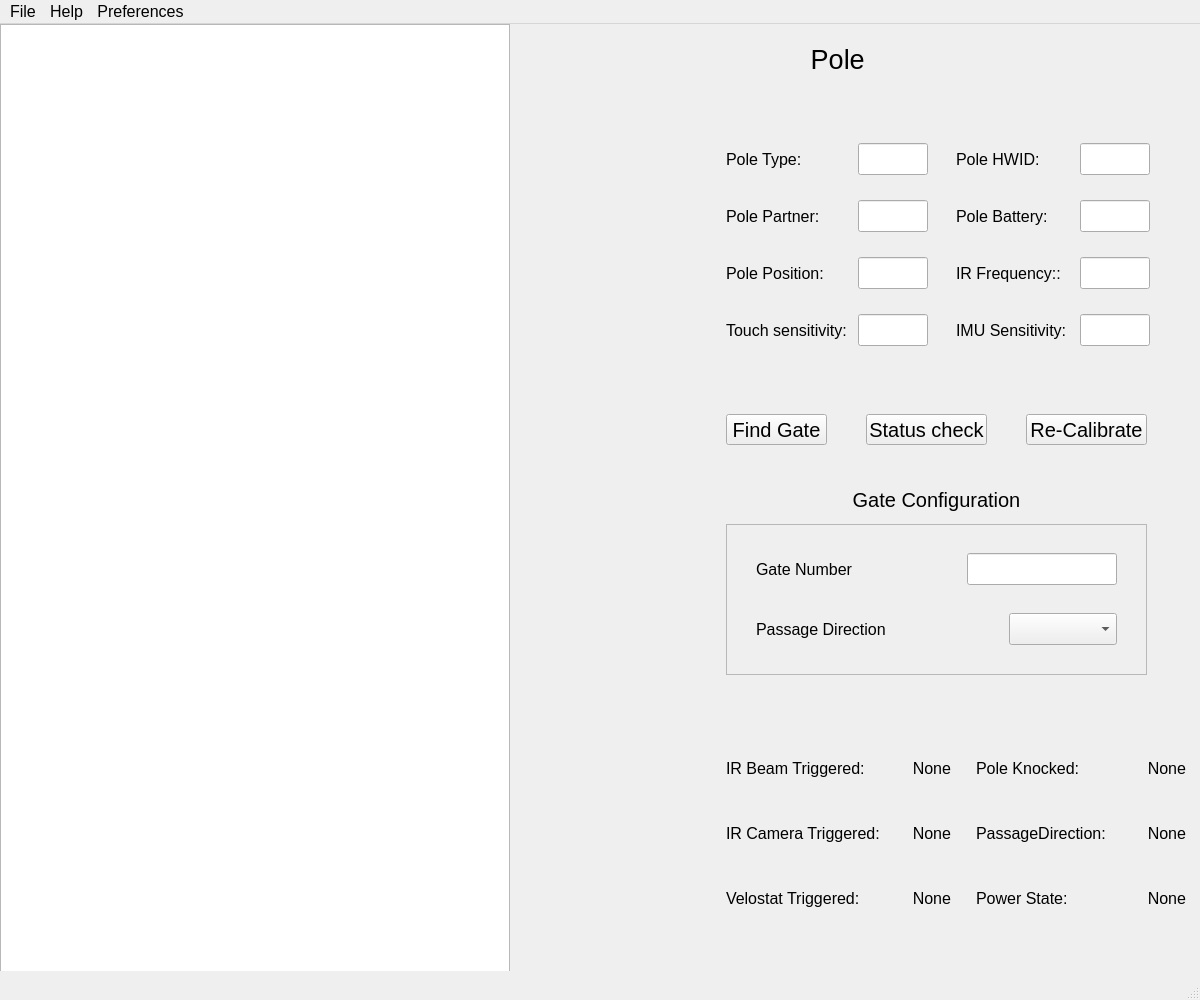
<?xml version="1.0" encoding="UTF-8"?>
<ui version="4.0">
 <class>MainWindow</class>
 <widget class="QMainWindow" name="MainWindow">
  <property name="enabled">
   <bool>true</bool>
  </property>
  <property name="geometry">
   <rect>
    <x>0</x>
    <y>0</y>
    <width>1200</width>
    <height>1000</height>
   </rect>
  </property>
  <property name="sizePolicy">
   <sizepolicy hsizetype="Fixed" vsizetype="Fixed">
    <horstretch>0</horstretch>
    <verstretch>0</verstretch>
   </sizepolicy>
  </property>
  <property name="minimumSize">
   <size>
    <width>1200</width>
    <height>1000</height>
   </size>
  </property>
  <property name="maximumSize">
   <size>
    <width>1200</width>
    <height>1000</height>
   </size>
  </property>
  <property name="font">
   <font>
    <pointsize>15</pointsize>
   </font>
  </property>
  <property name="windowTitle">
   <string>MainWindow</string>
  </property>
  <widget class="QWidget" name="centralwidget">
   <widget class="QWidget" name="layoutWidget">
    <property name="geometry">
     <rect>
      <x>0</x>
      <y>0</y>
      <width>1201</width>
      <height>951</height>
     </rect>
    </property>
    <layout class="QHBoxLayout" name="horizontalLayout_2">
     <item>
      <widget class="QTreeView" name="treeView">
       <property name="maximumSize">
        <size>
         <width>510</width>
         <height>16777215</height>
        </size>
       </property>
       <property name="font">
        <font>
         <pointsize>12</pointsize>
        </font>
       </property>
       <property name="layoutDirection">
        <enum>Qt::LeftToRight</enum>
       </property>
       <property name="horizontalScrollBarPolicy">
        <enum>Qt::ScrollBarAlwaysOff</enum>
       </property>
       <property name="editTriggers">
        <set>QAbstractItemView::NoEditTriggers</set>
       </property>
       <property name="showDropIndicator" stdset="0">
        <bool>false</bool>
       </property>
       <property name="alternatingRowColors">
        <bool>false</bool>
       </property>
       <property name="selectionBehavior">
        <enum>QAbstractItemView::SelectRows</enum>
       </property>
       <property name="textElideMode">
        <enum>Qt::ElideMiddle</enum>
       </property>
       <property name="indentation">
        <number>0</number>
       </property>
       <property name="rootIsDecorated">
        <bool>false</bool>
       </property>
       <property name="uniformRowHeights">
        <bool>true</bool>
       </property>
       <property name="itemsExpandable">
        <bool>false</bool>
       </property>
       <property name="headerHidden">
        <bool>false</bool>
       </property>
       <attribute name="headerStretchLastSection">
        <bool>false</bool>
       </attribute>
      </widget>
     </item>
     <item>
      <widget class="QStackedWidget" name="PoleStatusViewSection">
       <property name="minimumSize">
        <size>
         <width>450</width>
         <height>0</height>
        </size>
       </property>
       <property name="currentIndex">
        <number>1</number>
       </property>
       <widget class="QWidget" name="nopoleselectedview">
        <widget class="QLabel" name="label">
         <property name="geometry">
          <rect>
           <x>0</x>
           <y>90</y>
           <width>591</width>
           <height>751</height>
          </rect>
         </property>
         <property name="font">
          <font>
           <pointsize>20</pointsize>
          </font>
         </property>
         <property name="text">
          <string>This is the default text for when nothing is selected and program has only just been opened.</string>
         </property>
         <property name="textFormat">
          <enum>Qt::AutoText</enum>
         </property>
         <property name="wordWrap">
          <bool>true</bool>
         </property>
        </widget>
       </widget>
       <widget class="QWidget" name="poleselectedview">
        <widget class="QStackedWidget" name="PoleDiagramView">
         <property name="geometry">
          <rect>
           <x>-10</x>
           <y>0</y>
           <width>201</width>
           <height>949</height>
          </rect>
         </property>
         <property name="currentIndex">
          <number>0</number>
         </property>
         <widget class="QWidget" name="masterpole">
          <widget class="QLabel" name="label_2">
           <property name="geometry">
            <rect>
             <x>0</x>
             <y>0</y>
             <width>191</width>
             <height>951</height>
            </rect>
           </property>
           <property name="text">
            <string>&lt;html&gt;&lt;head/&gt;&lt;body&gt;&lt;p&gt;&lt;img src=&quot;:/PoleDiagram/EEEE4109_Master_Pole_UI_Drawing.png&quot;/&gt;&lt;/p&gt;&lt;/body&gt;&lt;/html&gt;</string>
           </property>
           <property name="alignment">
            <set>Qt::AlignCenter</set>
           </property>
          </widget>
         </widget>
         <widget class="QWidget" name="slavepole">
          <widget class="QLabel" name="label_3">
           <property name="geometry">
            <rect>
             <x>0</x>
             <y>0</y>
             <width>191</width>
             <height>951</height>
            </rect>
           </property>
           <property name="layoutDirection">
            <enum>Qt::RightToLeft</enum>
           </property>
           <property name="text">
            <string>&lt;html&gt;&lt;head/&gt;&lt;body&gt;&lt;p&gt;&lt;img src=&quot;:/PoleDiagram/EEEE4109_Slave_Pole_UI_Drawing.png&quot;/&gt;&lt;/p&gt;&lt;/body&gt;&lt;/html&gt;</string>
           </property>
           <property name="alignment">
            <set>Qt::AlignCenter</set>
           </property>
          </widget>
         </widget>
        </widget>
        <widget class="QLabel" name="label_4">
         <property name="geometry">
          <rect>
           <x>-10</x>
           <y>0</y>
           <width>671</width>
           <height>71</height>
          </rect>
         </property>
         <property name="font">
          <font>
           <pointsize>20</pointsize>
          </font>
         </property>
         <property name="text">
          <string>Pole &lt;PoleID&gt;</string>
         </property>
         <property name="alignment">
          <set>Qt::AlignCenter</set>
         </property>
        </widget>
        <widget class="QFrame" name="frame">
         <property name="geometry">
          <rect>
           <x>210</x>
           <y>500</y>
           <width>421</width>
           <height>151</height>
          </rect>
         </property>
         <property name="frameShape">
          <enum>QFrame::StyledPanel</enum>
         </property>
         <property name="frameShadow">
          <enum>QFrame::Raised</enum>
         </property>
         <widget class="QWidget" name="layoutWidget_9">
          <property name="geometry">
           <rect>
            <x>30</x>
            <y>20</y>
            <width>361</width>
            <height>51</height>
           </rect>
          </property>
          <layout class="QHBoxLayout" name="horizontalLayout_10">
           <item>
            <widget class="QLabel" name="label_14">
             <property name="font">
              <font>
               <pointsize>12</pointsize>
              </font>
             </property>
             <property name="text">
              <string>Gate Number</string>
             </property>
            </widget>
           </item>
           <item>
            <spacer name="horizontalSpacer_9">
             <property name="orientation">
              <enum>Qt::Horizontal</enum>
             </property>
             <property name="sizeHint" stdset="0">
              <size>
               <width>40</width>
               <height>20</height>
              </size>
             </property>
            </spacer>
           </item>
           <item alignment="Qt::AlignLeft">
            <widget class="QLineEdit" name="GateNumberInputBox">
             <property name="sizePolicy">
              <sizepolicy hsizetype="Fixed" vsizetype="Fixed">
               <horstretch>0</horstretch>
               <verstretch>0</verstretch>
              </sizepolicy>
             </property>
             <property name="maximumSize">
              <size>
               <width>150</width>
               <height>16777215</height>
              </size>
             </property>
             <property name="baseSize">
              <size>
               <width>50</width>
               <height>0</height>
              </size>
             </property>
            </widget>
           </item>
          </layout>
         </widget>
         <widget class="QWidget" name="layoutWidget_10">
          <property name="geometry">
           <rect>
            <x>30</x>
            <y>80</y>
            <width>361</width>
            <height>51</height>
           </rect>
          </property>
          <layout class="QHBoxLayout" name="horizontalLayout_11">
           <item>
            <widget class="QLabel" name="label_15">
             <property name="font">
              <font>
               <pointsize>12</pointsize>
              </font>
             </property>
             <property name="text">
              <string>Passage Direction</string>
             </property>
            </widget>
           </item>
           <item>
            <spacer name="horizontalSpacer_10">
             <property name="orientation">
              <enum>Qt::Horizontal</enum>
             </property>
             <property name="sizeHint" stdset="0">
              <size>
               <width>40</width>
               <height>20</height>
              </size>
             </property>
            </spacer>
           </item>
           <item>
            <widget class="QComboBox" name="GatePassageDirectionSelector">
             <property name="minimumSize">
              <size>
               <width>108</width>
               <height>0</height>
              </size>
             </property>
            </widget>
           </item>
          </layout>
         </widget>
        </widget>
        <widget class="QLabel" name="label_13">
         <property name="geometry">
          <rect>
           <x>210</x>
           <y>460</y>
           <width>421</width>
           <height>31</height>
          </rect>
         </property>
         <property name="font">
          <font>
           <pointsize>15</pointsize>
          </font>
         </property>
         <property name="layoutDirection">
          <enum>Qt::LeftToRight</enum>
         </property>
         <property name="text">
          <string>Gate Configuration</string>
         </property>
         <property name="alignment">
          <set>Qt::AlignCenter</set>
         </property>
        </widget>
        <widget class="QWidget" name="layoutWidget_11">
         <property name="geometry">
          <rect>
           <x>460</x>
           <y>710</y>
           <width>210</width>
           <height>201</height>
          </rect>
         </property>
         <layout class="QVBoxLayout" name="verticalLayout_4">
          <item>
           <layout class="QHBoxLayout" name="horizontalLayout_14">
            <item>
             <widget class="QLabel" name="label_20">
              <property name="font">
               <font>
                <pointsize>12</pointsize>
               </font>
              </property>
              <property name="text">
               <string>Pole Knocked:</string>
              </property>
             </widget>
            </item>
            <item>
             <widget class="QLabel" name="PoleKnockedIndicator">
              <property name="maximumSize">
               <size>
                <width>50</width>
                <height>50</height>
               </size>
              </property>
              <property name="font">
               <font>
                <pointsize>12</pointsize>
               </font>
              </property>
              <property name="text">
               <string>None</string>
              </property>
              <property name="scaledContents">
               <bool>true</bool>
              </property>
              <property name="alignment">
               <set>Qt::AlignRight|Qt::AlignTrailing|Qt::AlignVCenter</set>
              </property>
              <property name="margin">
               <number>10</number>
              </property>
             </widget>
            </item>
           </layout>
          </item>
          <item>
           <layout class="QHBoxLayout" name="horizontalLayout_13">
            <item>
             <widget class="QLabel" name="label_18">
              <property name="font">
               <font>
                <pointsize>12</pointsize>
               </font>
              </property>
              <property name="text">
               <string>PassageDirection:</string>
              </property>
             </widget>
            </item>
            <item>
             <widget class="QLabel" name="PassageDirectionIndicator">
              <property name="maximumSize">
               <size>
                <width>50</width>
                <height>50</height>
               </size>
              </property>
              <property name="font">
               <font>
                <pointsize>12</pointsize>
               </font>
              </property>
              <property name="text">
               <string>None</string>
              </property>
              <property name="scaledContents">
               <bool>true</bool>
              </property>
              <property name="alignment">
               <set>Qt::AlignRight|Qt::AlignTrailing|Qt::AlignVCenter</set>
              </property>
              <property name="margin">
               <number>10</number>
              </property>
             </widget>
            </item>
           </layout>
          </item>
          <item>
           <layout class="QHBoxLayout" name="horizontalLayout_12">
            <item>
             <widget class="QLabel" name="label_16">
              <property name="font">
               <font>
                <pointsize>12</pointsize>
               </font>
              </property>
              <property name="text">
               <string>Power State:</string>
              </property>
             </widget>
            </item>
            <item>
             <widget class="QLabel" name="PowerStateIndicator">
              <property name="maximumSize">
               <size>
                <width>50</width>
                <height>50</height>
               </size>
              </property>
              <property name="font">
               <font>
                <pointsize>12</pointsize>
               </font>
              </property>
              <property name="text">
               <string>None</string>
              </property>
              <property name="scaledContents">
               <bool>true</bool>
              </property>
              <property name="alignment">
               <set>Qt::AlignRight|Qt::AlignTrailing|Qt::AlignVCenter</set>
              </property>
              <property name="margin">
               <number>10</number>
              </property>
             </widget>
            </item>
           </layout>
          </item>
         </layout>
        </widget>
        <widget class="QPushButton" name="FindGateButton">
         <property name="geometry">
          <rect>
           <x>210</x>
           <y>390</y>
           <width>101</width>
           <height>31</height>
          </rect>
         </property>
         <property name="font">
          <font>
           <pointsize>15</pointsize>
          </font>
         </property>
         <property name="text">
          <string>Find Gate</string>
         </property>
        </widget>
        <widget class="QPushButton" name="PoleStatusCheckButton">
         <property name="geometry">
          <rect>
           <x>350</x>
           <y>390</y>
           <width>121</width>
           <height>31</height>
          </rect>
         </property>
         <property name="font">
          <font>
           <pointsize>15</pointsize>
          </font>
         </property>
         <property name="text">
          <string>Status check</string>
         </property>
        </widget>
        <widget class="QPushButton" name="ReCalibratePoleButton">
         <property name="geometry">
          <rect>
           <x>510</x>
           <y>390</y>
           <width>121</width>
           <height>31</height>
          </rect>
         </property>
         <property name="font">
          <font>
           <pointsize>15</pointsize>
          </font>
         </property>
         <property name="text">
          <string>Re-Calibrate</string>
         </property>
        </widget>
        <widget class="QWidget" name="layoutWidget">
         <property name="geometry">
          <rect>
           <x>210</x>
           <y>100</y>
           <width>202</width>
           <height>241</height>
          </rect>
         </property>
         <layout class="QVBoxLayout" name="verticalLayout">
          <item>
           <layout class="QHBoxLayout" name="horizontalLayout">
            <item>
             <widget class="QLabel" name="label_5">
              <property name="font">
               <font>
                <pointsize>12</pointsize>
               </font>
              </property>
              <property name="text">
               <string>Pole Type:</string>
              </property>
             </widget>
            </item>
            <item>
             <spacer name="horizontalSpacer">
              <property name="orientation">
               <enum>Qt::Horizontal</enum>
              </property>
              <property name="sizeHint" stdset="0">
               <size>
                <width>40</width>
                <height>20</height>
               </size>
              </property>
             </spacer>
            </item>
            <item alignment="Qt::AlignLeft">
             <widget class="QLineEdit" name="PoleTypeBox">
              <property name="sizePolicy">
               <sizepolicy hsizetype="Fixed" vsizetype="Fixed">
                <horstretch>0</horstretch>
                <verstretch>0</verstretch>
               </sizepolicy>
              </property>
              <property name="maximumSize">
               <size>
                <width>70</width>
                <height>16777215</height>
               </size>
              </property>
              <property name="baseSize">
               <size>
                <width>50</width>
                <height>0</height>
               </size>
              </property>
              <property name="readOnly">
               <bool>true</bool>
              </property>
             </widget>
            </item>
           </layout>
          </item>
          <item>
           <layout class="QHBoxLayout" name="horizontalLayout_3">
            <item>
             <widget class="QLabel" name="label_6">
              <property name="font">
               <font>
                <pointsize>12</pointsize>
               </font>
              </property>
              <property name="text">
               <string>Pole Partner:</string>
              </property>
             </widget>
            </item>
            <item>
             <spacer name="horizontalSpacer_2">
              <property name="orientation">
               <enum>Qt::Horizontal</enum>
              </property>
              <property name="sizeHint" stdset="0">
               <size>
                <width>40</width>
                <height>20</height>
               </size>
              </property>
             </spacer>
            </item>
            <item alignment="Qt::AlignLeft">
             <widget class="QLineEdit" name="PolePartnerBox">
              <property name="sizePolicy">
               <sizepolicy hsizetype="Fixed" vsizetype="Fixed">
                <horstretch>0</horstretch>
                <verstretch>0</verstretch>
               </sizepolicy>
              </property>
              <property name="maximumSize">
               <size>
                <width>70</width>
                <height>16777215</height>
               </size>
              </property>
              <property name="baseSize">
               <size>
                <width>50</width>
                <height>0</height>
               </size>
              </property>
              <property name="readOnly">
               <bool>true</bool>
              </property>
             </widget>
            </item>
           </layout>
          </item>
          <item>
           <layout class="QHBoxLayout" name="horizontalLayout_4">
            <item>
             <widget class="QLabel" name="label_7">
              <property name="font">
               <font>
                <pointsize>12</pointsize>
               </font>
              </property>
              <property name="text">
               <string>Pole Position:</string>
              </property>
             </widget>
            </item>
            <item>
             <spacer name="horizontalSpacer_3">
              <property name="orientation">
               <enum>Qt::Horizontal</enum>
              </property>
              <property name="sizeHint" stdset="0">
               <size>
                <width>40</width>
                <height>20</height>
               </size>
              </property>
             </spacer>
            </item>
            <item alignment="Qt::AlignLeft">
             <widget class="QLineEdit" name="PolePositionBox">
              <property name="sizePolicy">
               <sizepolicy hsizetype="Fixed" vsizetype="Fixed">
                <horstretch>0</horstretch>
                <verstretch>0</verstretch>
               </sizepolicy>
              </property>
              <property name="maximumSize">
               <size>
                <width>70</width>
                <height>16777215</height>
               </size>
              </property>
              <property name="baseSize">
               <size>
                <width>50</width>
                <height>0</height>
               </size>
              </property>
             </widget>
            </item>
           </layout>
          </item>
          <item>
           <layout class="QHBoxLayout" name="horizontalLayout_5">
            <item>
             <widget class="QLabel" name="label_8">
              <property name="font">
               <font>
                <pointsize>12</pointsize>
               </font>
              </property>
              <property name="text">
               <string>Touch sensitivity:</string>
              </property>
             </widget>
            </item>
            <item>
             <spacer name="horizontalSpacer_4">
              <property name="orientation">
               <enum>Qt::Horizontal</enum>
              </property>
              <property name="sizeHint" stdset="0">
               <size>
                <width>40</width>
                <height>20</height>
               </size>
              </property>
             </spacer>
            </item>
            <item alignment="Qt::AlignLeft">
             <widget class="QLineEdit" name="TouchSensitivityInputBox">
              <property name="sizePolicy">
               <sizepolicy hsizetype="Fixed" vsizetype="Fixed">
                <horstretch>0</horstretch>
                <verstretch>0</verstretch>
               </sizepolicy>
              </property>
              <property name="maximumSize">
               <size>
                <width>70</width>
                <height>16777215</height>
               </size>
              </property>
              <property name="baseSize">
               <size>
                <width>50</width>
                <height>0</height>
               </size>
              </property>
             </widget>
            </item>
           </layout>
          </item>
         </layout>
        </widget>
        <widget class="QWidget" name="layoutWidget">
         <property name="geometry">
          <rect>
           <x>440</x>
           <y>100</y>
           <width>194</width>
           <height>241</height>
          </rect>
         </property>
         <layout class="QVBoxLayout" name="verticalLayout_2">
          <item>
           <layout class="QHBoxLayout" name="horizontalLayout_9">
            <item>
             <widget class="QLabel" name="label_12">
              <property name="font">
               <font>
                <pointsize>12</pointsize>
               </font>
              </property>
              <property name="text">
               <string>Pole HWID:</string>
              </property>
             </widget>
            </item>
            <item>
             <spacer name="horizontalSpacer_8">
              <property name="orientation">
               <enum>Qt::Horizontal</enum>
              </property>
              <property name="sizeHint" stdset="0">
               <size>
                <width>40</width>
                <height>20</height>
               </size>
              </property>
             </spacer>
            </item>
            <item alignment="Qt::AlignLeft">
             <widget class="QLineEdit" name="PoleHWIDBox">
              <property name="sizePolicy">
               <sizepolicy hsizetype="Fixed" vsizetype="Fixed">
                <horstretch>0</horstretch>
                <verstretch>0</verstretch>
               </sizepolicy>
              </property>
              <property name="maximumSize">
               <size>
                <width>70</width>
                <height>16777215</height>
               </size>
              </property>
              <property name="baseSize">
               <size>
                <width>50</width>
                <height>0</height>
               </size>
              </property>
              <property name="readOnly">
               <bool>true</bool>
              </property>
             </widget>
            </item>
           </layout>
          </item>
          <item>
           <layout class="QHBoxLayout" name="horizontalLayout_8">
            <item>
             <widget class="QLabel" name="label_11">
              <property name="font">
               <font>
                <pointsize>12</pointsize>
               </font>
              </property>
              <property name="text">
               <string>Pole Battery:</string>
              </property>
             </widget>
            </item>
            <item>
             <spacer name="horizontalSpacer_7">
              <property name="orientation">
               <enum>Qt::Horizontal</enum>
              </property>
              <property name="sizeHint" stdset="0">
               <size>
                <width>40</width>
                <height>20</height>
               </size>
              </property>
             </spacer>
            </item>
            <item alignment="Qt::AlignLeft">
             <widget class="QLineEdit" name="PoleBatteryBox">
              <property name="sizePolicy">
               <sizepolicy hsizetype="Fixed" vsizetype="Fixed">
                <horstretch>0</horstretch>
                <verstretch>0</verstretch>
               </sizepolicy>
              </property>
              <property name="maximumSize">
               <size>
                <width>70</width>
                <height>16777215</height>
               </size>
              </property>
              <property name="baseSize">
               <size>
                <width>50</width>
                <height>0</height>
               </size>
              </property>
              <property name="readOnly">
               <bool>true</bool>
              </property>
             </widget>
            </item>
           </layout>
          </item>
          <item>
           <layout class="QHBoxLayout" name="horizontalLayout_7">
            <item>
             <widget class="QLabel" name="label_10">
              <property name="font">
               <font>
                <pointsize>12</pointsize>
               </font>
              </property>
              <property name="text">
               <string>IR Frequency::</string>
              </property>
             </widget>
            </item>
            <item>
             <spacer name="horizontalSpacer_6">
              <property name="orientation">
               <enum>Qt::Horizontal</enum>
              </property>
              <property name="sizeHint" stdset="0">
               <size>
                <width>40</width>
                <height>20</height>
               </size>
              </property>
             </spacer>
            </item>
            <item alignment="Qt::AlignLeft">
             <widget class="QLineEdit" name="PoleIRFrequencyInputBox">
              <property name="sizePolicy">
               <sizepolicy hsizetype="Fixed" vsizetype="Fixed">
                <horstretch>0</horstretch>
                <verstretch>0</verstretch>
               </sizepolicy>
              </property>
              <property name="maximumSize">
               <size>
                <width>70</width>
                <height>16777215</height>
               </size>
              </property>
              <property name="baseSize">
               <size>
                <width>50</width>
                <height>0</height>
               </size>
              </property>
             </widget>
            </item>
           </layout>
          </item>
          <item>
           <layout class="QHBoxLayout" name="horizontalLayout_6">
            <item>
             <widget class="QLabel" name="label_9">
              <property name="font">
               <font>
                <pointsize>12</pointsize>
               </font>
              </property>
              <property name="text">
               <string>IMU Sensitivity:</string>
              </property>
             </widget>
            </item>
            <item>
             <spacer name="horizontalSpacer_5">
              <property name="orientation">
               <enum>Qt::Horizontal</enum>
              </property>
              <property name="sizeHint" stdset="0">
               <size>
                <width>40</width>
                <height>20</height>
               </size>
              </property>
             </spacer>
            </item>
            <item alignment="Qt::AlignLeft">
             <widget class="QLineEdit" name="IMUSensitivityInputBox">
              <property name="sizePolicy">
               <sizepolicy hsizetype="Fixed" vsizetype="Fixed">
                <horstretch>0</horstretch>
                <verstretch>0</verstretch>
               </sizepolicy>
              </property>
              <property name="maximumSize">
               <size>
                <width>70</width>
                <height>16777215</height>
               </size>
              </property>
              <property name="baseSize">
               <size>
                <width>50</width>
                <height>0</height>
               </size>
              </property>
             </widget>
            </item>
           </layout>
          </item>
         </layout>
        </widget>
        <widget class="QWidget" name="layoutWidget">
         <property name="geometry">
          <rect>
           <x>210</x>
           <y>710</y>
           <width>225</width>
           <height>201</height>
          </rect>
         </property>
         <layout class="QVBoxLayout" name="verticalLayout_3">
          <item>
           <layout class="QHBoxLayout" name="horizontalLayout_16">
            <item>
             <widget class="QLabel" name="label_24">
              <property name="font">
               <font>
                <pointsize>12</pointsize>
               </font>
              </property>
              <property name="text">
               <string>IR Beam Triggered:</string>
              </property>
             </widget>
            </item>
            <item>
             <widget class="QLabel" name="IRBeamTriggeredIndicator">
              <property name="maximumSize">
               <size>
                <width>50</width>
                <height>50</height>
               </size>
              </property>
              <property name="font">
               <font>
                <pointsize>12</pointsize>
               </font>
              </property>
              <property name="text">
               <string>None</string>
              </property>
              <property name="scaledContents">
               <bool>true</bool>
              </property>
              <property name="alignment">
               <set>Qt::AlignRight|Qt::AlignTrailing|Qt::AlignVCenter</set>
              </property>
              <property name="margin">
               <number>10</number>
              </property>
             </widget>
            </item>
           </layout>
          </item>
          <item>
           <layout class="QHBoxLayout" name="horizontalLayout_15">
            <item>
             <widget class="QLabel" name="label_22">
              <property name="font">
               <font>
                <pointsize>12</pointsize>
               </font>
              </property>
              <property name="text">
               <string>IR Camera Triggered:</string>
              </property>
             </widget>
            </item>
            <item>
             <widget class="QLabel" name="IRCameraTriggeredIndicator">
              <property name="maximumSize">
               <size>
                <width>50</width>
                <height>50</height>
               </size>
              </property>
              <property name="font">
               <font>
                <pointsize>12</pointsize>
               </font>
              </property>
              <property name="text">
               <string>None</string>
              </property>
              <property name="scaledContents">
               <bool>true</bool>
              </property>
              <property name="alignment">
               <set>Qt::AlignRight|Qt::AlignTrailing|Qt::AlignVCenter</set>
              </property>
              <property name="margin">
               <number>10</number>
              </property>
             </widget>
            </item>
           </layout>
          </item>
          <item>
           <layout class="QHBoxLayout" name="horizontalLayout_17">
            <item>
             <widget class="QLabel" name="label_26">
              <property name="font">
               <font>
                <pointsize>12</pointsize>
               </font>
              </property>
              <property name="text">
               <string>Velostat Triggered:</string>
              </property>
             </widget>
            </item>
            <item>
             <widget class="QLabel" name="VelostatTriggeredIndicator">
              <property name="maximumSize">
               <size>
                <width>50</width>
                <height>50</height>
               </size>
              </property>
              <property name="font">
               <font>
                <pointsize>12</pointsize>
               </font>
              </property>
              <property name="text">
               <string>None</string>
              </property>
              <property name="scaledContents">
               <bool>true</bool>
              </property>
              <property name="alignment">
               <set>Qt::AlignRight|Qt::AlignTrailing|Qt::AlignVCenter</set>
              </property>
              <property name="margin">
               <number>10</number>
              </property>
             </widget>
            </item>
           </layout>
          </item>
         </layout>
        </widget>
       </widget>
      </widget>
     </item>
    </layout>
   </widget>
  </widget>
  <widget class="QStatusBar" name="statusbar"/>
  <widget class="QMenuBar" name="menubar">
   <property name="geometry">
    <rect>
     <x>0</x>
     <y>0</y>
     <width>1200</width>
     <height>26</height>
    </rect>
   </property>
   <property name="font">
    <font>
     <pointsize>12</pointsize>
    </font>
   </property>
   <widget class="QMenu" name="menuFile">
    <property name="title">
     <string>File</string>
    </property>
   </widget>
   <widget class="QMenu" name="menuHelp">
    <property name="title">
     <string>Help</string>
    </property>
   </widget>
   <widget class="QMenu" name="menuPreferences">
    <property name="title">
     <string>Preferences</string>
    </property>
   </widget>
   <addaction name="menuFile"/>
   <addaction name="menuHelp"/>
   <addaction name="menuPreferences"/>
  </widget>
 </widget>
 <resources/>
 <connections/>
</ui>
